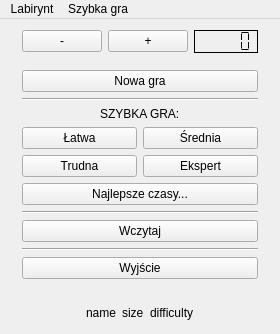
<?xml version="1.0" encoding="UTF-8"?>
<ui version="4.0">
 <class>MainWindow</class>
 <widget class="QMainWindow" name="MainWindow">
  <property name="geometry">
   <rect>
    <x>0</x>
    <y>0</y>
    <width>278</width>
    <height>334</height>
   </rect>
  </property>
  <property name="windowTitle">
   <string>Generowanie labiryntu</string>
  </property>
  <property name="documentMode">
   <bool>false</bool>
  </property>
  <widget class="QWidget" name="centralWidget">
   <layout class="QVBoxLayout" name="verticalLayout_2">
    <item>
     <widget class="QWidget" name="gameWidget" native="true">
      <layout class="QHBoxLayout" name="horizontalLayout">
       <property name="topMargin">
        <number>0</number>
       </property>
       <property name="bottomMargin">
        <number>0</number>
       </property>
       <item>
        <widget class="QPushButton" name="pushButton_minus">
         <property name="focusPolicy">
          <enum>Qt::NoFocus</enum>
         </property>
         <property name="text">
          <string>-</string>
         </property>
         <property name="flat">
          <bool>false</bool>
         </property>
        </widget>
       </item>
       <item>
        <widget class="QPushButton" name="pushButton_plus">
         <property name="focusPolicy">
          <enum>Qt::NoFocus</enum>
         </property>
         <property name="text">
          <string>+</string>
         </property>
         <property name="flat">
          <bool>false</bool>
         </property>
        </widget>
       </item>
       <item>
        <spacer name="horizontalSpacer_2">
         <property name="orientation">
          <enum>Qt::Horizontal</enum>
         </property>
         <property name="sizeHint" stdset="0">
          <size>
           <width>40</width>
           <height>20</height>
          </size>
         </property>
        </spacer>
       </item>
       <item>
        <widget class="QLCDNumber" name="lcd_time">
         <property name="frameShape">
          <enum>QFrame::Box</enum>
         </property>
         <property name="frameShadow">
          <enum>QFrame::Plain</enum>
         </property>
         <property name="smallDecimalPoint">
          <bool>false</bool>
         </property>
         <property name="segmentStyle">
          <enum>QLCDNumber::Flat</enum>
         </property>
        </widget>
       </item>
      </layout>
     </widget>
    </item>
    <item>
     <widget class="QWidget" name="welcomeWidget" native="true">
      <layout class="QVBoxLayout" name="verticalLayout">
       <item>
        <widget class="QPushButton" name="pushButton_new">
         <property name="focusPolicy">
          <enum>Qt::NoFocus</enum>
         </property>
         <property name="text">
          <string>Nowa gra</string>
         </property>
        </widget>
       </item>
       <item>
        <widget class="Line" name="line_5">
         <property name="orientation">
          <enum>Qt::Horizontal</enum>
         </property>
        </widget>
       </item>
       <item alignment="Qt::AlignHCenter">
        <widget class="QLabel" name="label_game">
         <property name="text">
          <string>SZYBKA GRA:</string>
         </property>
        </widget>
       </item>
       <item>
        <layout class="QGridLayout" name="gridLayout">
         <item row="0" column="0">
          <widget class="QPushButton" name="pushButton_easy">
           <property name="focusPolicy">
            <enum>Qt::NoFocus</enum>
           </property>
           <property name="text">
            <string>Łatwa</string>
           </property>
          </widget>
         </item>
         <item row="0" column="1">
          <widget class="QPushButton" name="pushButton_medium">
           <property name="focusPolicy">
            <enum>Qt::NoFocus</enum>
           </property>
           <property name="text">
            <string>Średnia</string>
           </property>
          </widget>
         </item>
         <item row="1" column="0">
          <widget class="QPushButton" name="pushButton_hard">
           <property name="focusPolicy">
            <enum>Qt::NoFocus</enum>
           </property>
           <property name="text">
            <string>Trudna</string>
           </property>
          </widget>
         </item>
         <item row="1" column="1">
          <widget class="QPushButton" name="pushButton_expert">
           <property name="focusPolicy">
            <enum>Qt::NoFocus</enum>
           </property>
           <property name="text">
            <string>Ekspert</string>
           </property>
          </widget>
         </item>
        </layout>
       </item>
       <item>
        <widget class="QPushButton" name="pushButton_leader">
         <property name="focusPolicy">
          <enum>Qt::NoFocus</enum>
         </property>
         <property name="text">
          <string>Najlepsze czasy...</string>
         </property>
        </widget>
       </item>
       <item>
        <widget class="Line" name="line_4">
         <property name="orientation">
          <enum>Qt::Horizontal</enum>
         </property>
        </widget>
       </item>
       <item>
        <widget class="QPushButton" name="pushButton_load">
         <property name="focusPolicy">
          <enum>Qt::NoFocus</enum>
         </property>
         <property name="text">
          <string>Wczytaj</string>
         </property>
        </widget>
       </item>
       <item>
        <widget class="Line" name="line_3">
         <property name="orientation">
          <enum>Qt::Horizontal</enum>
         </property>
        </widget>
       </item>
       <item>
        <widget class="QPushButton" name="pushButton_exit">
         <property name="focusPolicy">
          <enum>Qt::NoFocus</enum>
         </property>
         <property name="text">
          <string>Wyjście</string>
         </property>
        </widget>
       </item>
      </layout>
     </widget>
    </item>
    <item>
     <spacer name="verticalSpacer">
      <property name="orientation">
       <enum>Qt::Vertical</enum>
      </property>
      <property name="sizeHint" stdset="0">
       <size>
        <width>20</width>
        <height>40</height>
       </size>
      </property>
     </spacer>
    </item>
    <item alignment="Qt::AlignBottom">
     <widget class="QWidget" name="infoWidget" native="true">
      <layout class="QHBoxLayout" name="horizontalLayout_2">
       <property name="spacing">
        <number>6</number>
       </property>
       <property name="topMargin">
        <number>0</number>
       </property>
       <property name="bottomMargin">
        <number>0</number>
       </property>
       <item>
        <spacer name="horizontalSpacer">
         <property name="orientation">
          <enum>Qt::Horizontal</enum>
         </property>
         <property name="sizeHint" stdset="0">
          <size>
           <width>260</width>
           <height>20</height>
          </size>
         </property>
        </spacer>
       </item>
       <item>
        <widget class="QLabel" name="label_name">
         <property name="text">
          <string>name</string>
         </property>
        </widget>
       </item>
       <item>
        <widget class="QLabel" name="label_size">
         <property name="text">
          <string>size</string>
         </property>
        </widget>
       </item>
       <item>
        <widget class="QLabel" name="label_difficulty">
         <property name="text">
          <string>difficulty</string>
         </property>
        </widget>
       </item>
       <item>
        <spacer name="horizontalSpacer_3">
         <property name="orientation">
          <enum>Qt::Horizontal</enum>
         </property>
         <property name="sizeHint" stdset="0">
          <size>
           <width>259</width>
           <height>20</height>
          </size>
         </property>
        </spacer>
       </item>
      </layout>
     </widget>
    </item>
   </layout>
  </widget>
  <widget class="QMenuBar" name="menuBar">
   <property name="enabled">
    <bool>true</bool>
   </property>
   <property name="geometry">
    <rect>
     <x>0</x>
     <y>0</y>
     <width>278</width>
     <height>20</height>
    </rect>
   </property>
   <widget class="QMenu" name="menuGame">
    <property name="title">
     <string>Szybka gra</string>
    </property>
    <addaction name="action_easy"/>
    <addaction name="action_medium"/>
    <addaction name="action_hard"/>
    <addaction name="action_expert"/>
    <addaction name="separator"/>
    <addaction name="action_leader"/>
   </widget>
   <widget class="QMenu" name="menuFile">
    <property name="tearOffEnabled">
     <bool>false</bool>
    </property>
    <property name="title">
     <string>Labirynt</string>
    </property>
    <addaction name="action_new"/>
    <addaction name="action_blackout"/>
    <addaction name="action_load"/>
    <addaction name="separator"/>
    <addaction name="action_save"/>
    <addaction name="action_saveAs"/>
    <addaction name="separator"/>
    <addaction name="action_close"/>
    <addaction name="separator"/>
    <addaction name="action_exit"/>
   </widget>
   <addaction name="menuFile"/>
   <addaction name="menuGame"/>
  </widget>
  <action name="action_load">
   <property name="text">
    <string>Wczytaj zapisany...</string>
   </property>
   <property name="toolTip">
    <string>Otwórz z pliku...</string>
   </property>
  </action>
  <action name="action_save">
   <property name="text">
    <string>Zapisz</string>
   </property>
   <property name="toolTip">
    <string>Zapisz</string>
   </property>
  </action>
  <action name="action_saveAs">
   <property name="text">
    <string>Zapisz jako...</string>
   </property>
   <property name="toolTip">
    <string>Zapisz jako...</string>
   </property>
  </action>
  <action name="action_exit">
   <property name="text">
    <string>Wyjdź z gry</string>
   </property>
  </action>
  <action name="action_easy">
   <property name="text">
    <string>Łatwy</string>
   </property>
  </action>
  <action name="action_medium">
   <property name="text">
    <string>Średni</string>
   </property>
  </action>
  <action name="action_hard">
   <property name="text">
    <string>Trudny</string>
   </property>
  </action>
  <action name="action_expert">
   <property name="text">
    <string>Ekspert (~15s)</string>
   </property>
  </action>
  <action name="action_leader">
   <property name="checked">
    <bool>false</bool>
   </property>
   <property name="text">
    <string>Rankingi</string>
   </property>
  </action>
  <action name="action_new">
   <property name="text">
    <string>Nowa gra</string>
   </property>
  </action>
  <action name="action_close">
   <property name="text">
    <string>Zamknij labirynt</string>
   </property>
  </action>
  <action name="action_blackout">
   <property name="checkable">
    <bool>true</bool>
   </property>
   <property name="text">
    <string>Ograniczony widok</string>
   </property>
  </action>
 </widget>
 <layoutdefault spacing="6" margin="11"/>
 <resources/>
 <connections>
  <connection>
   <sender>action_exit</sender>
   <signal>triggered()</signal>
   <receiver>MainWindow</receiver>
   <slot>close()</slot>
   <hints>
    <hint type="sourcelabel">
     <x>-1</x>
     <y>-1</y>
    </hint>
    <hint type="destinationlabel">
     <x>213</x>
     <y>176</y>
    </hint>
   </hints>
  </connection>
 </connections>
</ui>
